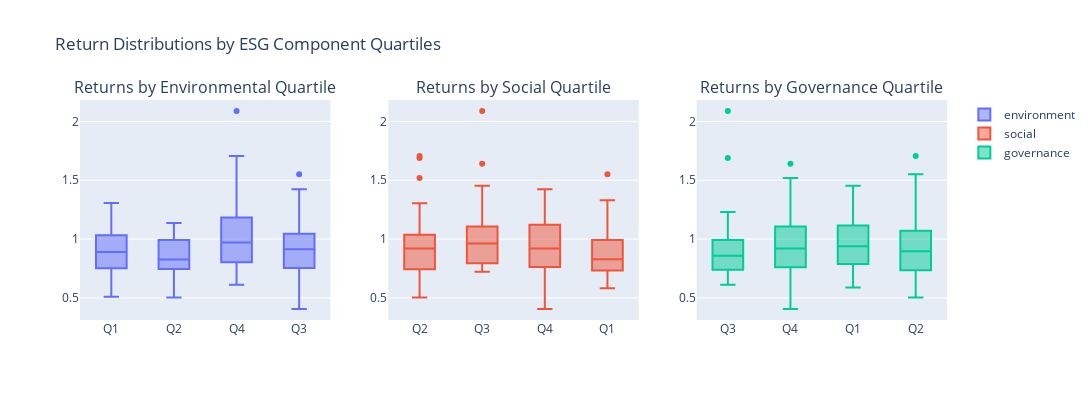

The notebook cell saved with this chart:
### Markdown cell above
## 5. Return Distribution Analysis

### Code cell
# Create quartiles for each ESG component
for score in ['environmentScore', 'socialScore', 'governanceScore']:
    df[f'{score}_quartile'] = pd.qcut(df[score], q=4, labels=['Q1', 'Q2', 'Q3', 'Q4'])

# Plot return distributions by ESG quartiles
fig = make_subplots(rows=1, cols=3,
                    subplot_titles=('Returns by Environmental Quartile',
                                   'Returns by Social Quartile',
                                   'Returns by Governance Quartile'))

for i, score in enumerate(['environmentScore', 'socialScore', 'governanceScore']):
    fig.add_trace(
        go.Box(x=df[f'{score}_quartile'], y=df['12M_Return'],
               name=score.replace('Score', '')),
        row=1, col=i+1
    )

fig.update_layout(height=400, width=1200,
                  title_text='Return Distributions by ESG Component Quartiles')
fig.show()

### Figure 1 — Plotly figure (JSON) as saved in the notebook; plotly's stock layout.template omitted (floating-point values rounded to 4 significant figures; data arrays with more than 128 entries replaced by an {"elided": "..."} marker saying what was removed)
{"data": [{"name": "environment", "type": "box", "x": {"elided": "176 str values"}, "xaxis": "x", "y": {"elided": "176 float values"}, "yaxis": "y"}, {"name": "social", "type": "box", "x": {"elided": "176 str values"}, "xaxis": "x2", "y": {"elided": "176 float values"}, "yaxis": "y2"}, {"name": "governance", "type": "box", "x": {"elided": "176 str values"}, "xaxis": "x3", "y": {"elided": "176 float values"}, "yaxis": "y3"}], "layout": {"annotations": [{"font": {"size": 16}, "showarrow": false, "text": "Returns by Environmental Quartile", "x": 0.1444, "xanchor": "center", "xref": "paper", "y": 1, "yanchor": "bottom", "yref": "paper"}, {"font": {"size": 16}, "showarrow": false, "text": "Returns by Social Quartile", "x": 0.5, "xanchor": "center", "xref": "paper", "y": 1, "yanchor": "bottom", "yref": "paper"}, {"font": {"size": 16}, "showarrow": false, "text": "Returns by Governance Quartile", "x": 0.8556, "xanchor": "center", "xref": "paper", "y": 1, "yanchor": "bottom", "yref": "paper"}], "height": 400, "title": {"text": "Return Distributions by ESG Component Quartiles"}, "width": 1200, "xaxis": {"anchor": "y", "domain": [0, 0.2889]}, "xaxis2": {"anchor": "y2", "domain": [0.3556, 0.6444]}, "xaxis3": {"anchor": "y3", "domain": [0.7111, 1]}, "yaxis": {"anchor": "x", "domain": [0, 1]}, "yaxis2": {"anchor": "x2", "domain": [0, 1]}, "yaxis3": {"anchor": "x3", "domain": [0, 1]}}}
